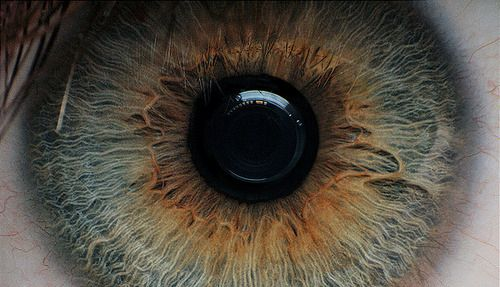
#> input picture eye.jpg, 500 x 287 px
$ python secondMain.py
#> lines starting #> are read from the running program, lines starting #| are printed output that depends on the picture
#> further down, original_img is the input picture: shape (287, 500, 3); mean B, G, R 65.5, 75.9, 82.3
import cv2
import numpy as np
import math
import copy
from matplotlib import pyplot as plt


def grayscale(image):
    new_image = np.zeros((len(image), len(image[0])), dtype=np.uint8)
#> new_image: shape (287, 500); every value is 0
    for i in range(len(image)):
        for j in range(len(image[i])):
            red = image[i][j][0]
            green = image[i][j][1]
            blue = image[i][j][2]
            new_image[i][j] = red*0.3 + green*0.59 + blue*0.11
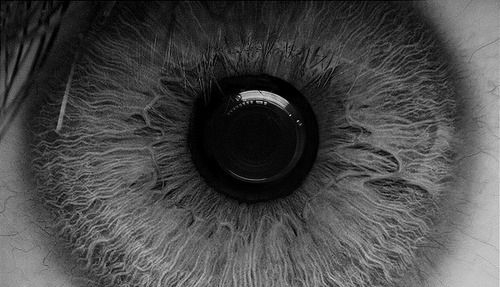
#> new_image: shape (287, 500); min 0, max 227, mean 73

    return new_image


# [50 lines left out: functions inversion, truncate, brightness, contrast, binarization1, not called in this run]


def binarization2(image, thresholding):
#> called with thresholding = 50
    new_image = np.zeros((len(image), len(image[0])), dtype=np.uint8)
    for x in range(len(image)):
        for y in range(len(image[x])):
            if image[x][y] <= thresholding:
                new_image[x][y] = 0
            else:
                new_image[x][y] = image[x][y]
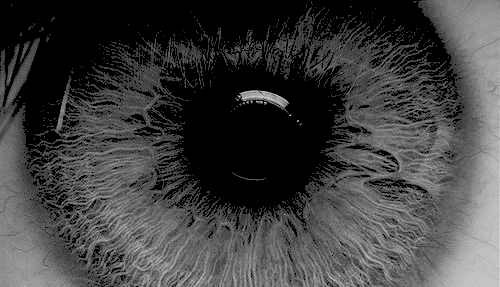
#> new_image: shape (287, 500); min 0, max 227, mean 63.8
    return new_image


# [88 lines left out: functions bernsen, graphs, getmin, getmax, normalize, not called in this run]


def gaussianfilter(image):
    new_image = np.zeros((len(image), len(image[0])), dtype=np.uint8)
    filtering = np.array([[1, 2, 1], [2, 4, 2], [1, 2, 1]])
    for x in range(len(image)):
        for y in range(len(image[x])):

            if x-1 < 0:

                left = image[x + 1][y]
                right = image[x + 1][y]

                if y-1 < 0:
                    left_down = image[x+1][y+1]
                    right_up = image[x+1][y+1]
                    up = image[x][y+1]
                    down = image[x][y+1]
                    right_down = image[x+1][y+1]
                    left_up = image[x+1][y+1]

                elif y+1 == len(image[x]):
                    left_up = image[x+1][y-1]
                    right_down = image[x+1][y-1]
                    down = image[x][y-1]
                    up = image[x][y-1]
                    left_down = image[x+1][y-1]
                    right_up = image[x+1][y-1]

                else:
                    left_up = image[x+1][y+1]
                    left_down = image[x+1][y-1]
                    up = image[x][y-1]
                    down = image[x][y+1]
                    right_up = image[x+1][y-1]
                    right_down = image[x+1][y+1]

            elif x+1 == len(image):

                right = image[x-1][y]
                left = image[x-1][y]

                if y-1 < 0:
                    right_down = image[x-1][y+1]
                    left_up = image[x-1][y+1]
                    up = image[x][y+1]
                    down = image[x][y+1]
                    right_up = image[x-1][y+1]
                    left_down = image[x-1][y+1]

                elif y+1 == len(image[x]):
                    left_down = image[x-1][y-1]
                    right_up = image[x-1][y-1]
                    down = image[x][y-1]
                    up = image[x][y-1]
                    left_up = image[x-1][y-1]
                    right_down = image[x-1][y-1]

                else:
                    up = image[x][y - 1]
                    down = image[x][y + 1]
                    left_up = image[x-1][y-1]
                    left_down = image[x-1][y+1]
                    right_up = image[x-1][y+1]
                    right_down = image[x-1][y-1]

            else:
                left = image[x - 1][y]
                right = image[x+1][y]

                if y-1 < 0:
                    up = image[x][y+1]
                    down = image[x][y+1]
                    left_up = image[x+1][y+1] # =right_down
                    right_up = image[x-1][y+1] # =left_down
                    left_down = image[x-1][y+1]
                    right_down = image[x+1][y+1]

                elif y+1 == len(image[x]):
                    down = image[x][y-1]
                    up = image[x][y-1]
                    left_down = image[x+1][y-1] # =right_up
                    right_down = image[x-1][y-1] # =left_up
                    left_up = image[x-1][y-1]
                    right_up = image[x+1][y-1]
                else:
                    up = image[x][y-1]
                    down = image[x][y+1]
                    left_up = image[x-1][y-1]
                    left_down = image[x-1][y+1]
                    right_up = image[x+1][y-1]
                    right_down = image[x+1][y+1]

            elems = np.array([[left_up, up, right_up], [left, image[x][y], right], [left_down, down, right_down]])
            new_image[x][y] = (sum(sum(filtering * elems))/16)
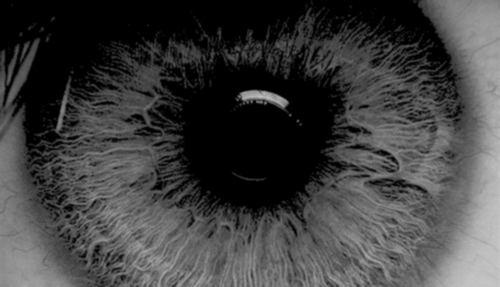
#> new_image: shape (287, 500); min 0, max 202, mean 63.5
    return new_image


# [245 lines left out: functions sharpeningfilter, sobelfilter, robertscrossfilter, not called in this run]


# # # # # # # # # # # # # # # # # # # # # # # # # # # # # # # # # # # # # # # # # # # # # # # #
# REPORT 2 MATERIAL
# # # # # # # # # # # # # # # # # # # # # # # # # # # # # # # # # # # # # # # # # # # # # # # #


def dilate(image, radius):
#> called with radius = 3
    radius = int(radius/2)
    blank_image = np.zeros((len(image), len(image[0])), dtype=np.uint8)
    for i in range(len(image)):
        for j in range(len(image[i])):
            left = max(0, j - radius)
            right = min(len(image[i]), j + radius+1)
            top = max(0, i - radius)
            bottom = min(len(image), i + radius+1)

            max_val = 255
            for x in range(top, bottom):
                for y in range(left, right):
                    # print(image[x][y])
                    max_val = min(max_val, image[x][y])
            # print("max", max_val)

            blank_image[i][j] = max_val
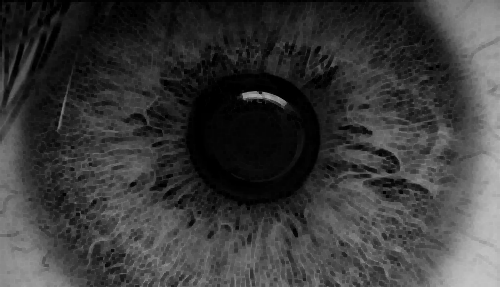
#> blank_image: shape (287, 500); min 0, max 196, mean 57.6

    return blank_image

# # # # # # # # # # # # # # # # # # # # # # # # # # # # # # # # # # # # # # # # # # # # # # # #
# Find below the desired operation and uncomment it. DO NOT uncomment all at the same time as
# it will take FOREVER to compile. They are in the same order as the above methods.
# And I'm using the copy.deepcopy() to not change the input image (easier to achieve)
# # # # # # # # # # # # # # # # # # # # # # # # # # # # # # # # # # # # # # # # # # # # # # # #


original_img = cv2.imread("eye.jpg")
#
grayscale_img = grayscale(copy.deepcopy(original_img))
#
# inversion_img = inversion(copy.deepcopy(original_img))
#
# brightness_imgp = brightness(copy.deepcopy(original_img), 50)
# brightness_imgn = brightness(copy.deepcopy(original_img), -50)
#
# contrast_imgp = contrast(copy.deepcopy(original_img), 100)
# contrast_imgn = contrast(copy.deepcopy(original_img), -100)
#
# binarization1_img = binarization1(copy.deepcopy(grayscale_img), 100)
#
binarization2_img = binarization2(copy.deepcopy(grayscale_img), 50)
#
# bernsen_img = bernsen(copy.deepcopy(grayscale_img), 10)
#
# graphs(copy.deepcopy(bernsen_img))
#
# normalized_img = normalize(copy.deepcopy(grayscale_img))
#
gaussian_img = gaussianfilter(copy.deepcopy(binarization2_img))
#
# sharpened_img = sharpeningfilter(copy.deepcopy(grayscale_img))
#
# sobel_img = sobelfilter(copy.deepcopy(grayscale_img))
#
# roberts_img = robertscrossfilter(copy.deepcopy(grayscale_img))
#
dilated_img = dilate(copy.deepcopy(grayscale_img), 3)
# # # # # # # # # # # # # # # # # # # # # # # # # # # # # # # # # # # # # # # # # # # # # # #
# Here is to show the output images, you may change the first image and the second as desired
# For example I left the following code to show the original image androbert cross filter image
# # # # # # # # # # # # # # # # # # # # # # # # # # # # # # # # # # # # # # # # # # # # # # #
# plt.subplot(2, 1, 1), plt.imshow(grayscale_img, cmap="gray")
# plt.title('Original Image'), plt.xticks([]), plt.yticks([])
# plt.subplot(2, 1, 2), plt.imshow(roberts_img, cmap="gray")
# plt.title('Roberts cross filter'), plt.xticks([]), plt.yticks([])
# plt.show()


# # # # # # # # # # # # # # # # # # # # # # # # # # # # # # # # # # # # # # # # # # # # # # #
# Here you can also check the output image for each algorithm by just uncommenting the actual
# call of the method above and uncommenting the corresponding line below here
# # # # # # # # # # # # # # # # # # # # # # # # # # # # # # # # # # # # # # # # # # # # # # #
# cv2.imshow("ORIGINAL", original_img)
cv2.imshow("GRAYSCALE", grayscale_img)
# cv2.imshow("INVERSION", inversion_img)
# cv2.imshow("BRIGHTNESS", brightness_img)
# cv2.imshow("CONTRAST", contrast_img)
cv2.imshow("BINARIZATION 1", binarization2_img)
# cv2.imshow("BINARIZATION 2", binarization2_img)
# cv2.imshow("BRENSEN", bernsen_img)
# cv2.imshow("NORMALIZED", normalized_img)
cv2.imshow("GAUSSIAN", gaussian_img)
# cv2.imshow("SHARPENED", sharpened_img)
# cv2.imshow("SOBEL", sobel_img)
# cv2.imshow("ROBERTS CROSS", roberts_img)
cv2.imshow("DILATED", dilated_img)
# # # # # # # # # # # # # # # # # # # # # # # # # # #
# YOU HAVE TO UNCOMMENT THE FOLLOWING TWO LINES IN
# ORDER FOR THE ABOVE LINES TO PRODUCE A WINDOW WITH
# THE OUTPUT IMAGE
# # # # # # # # # # # # # # # # # # # # # # # # # # #
cv2.waitKey(0)
cv2.destroyAllWindows()
